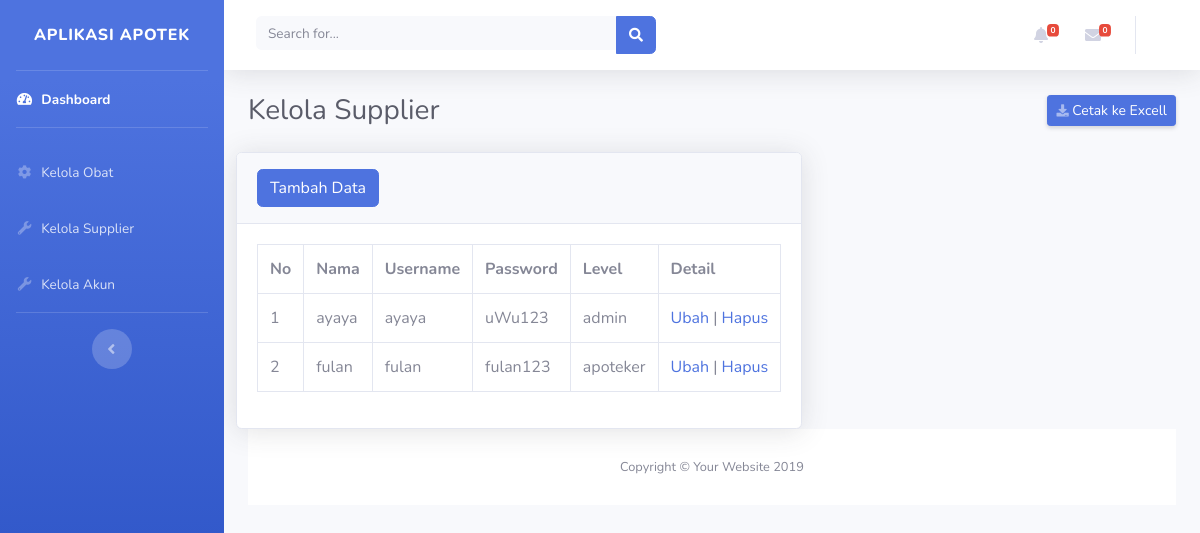
The app's page /admin_kelola_akun.php, older data.
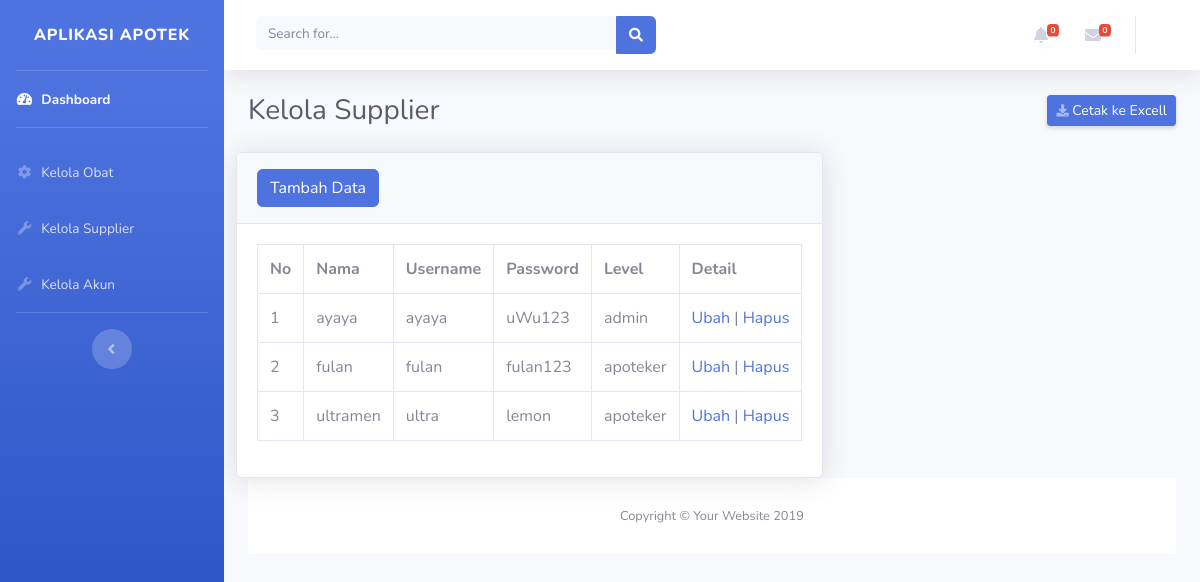
The same page, newer data.
### tables this page shows
CREATE TABLE `user` (
  `id` int(11) NOT NULL,
  `nama` varchar(255) NOT NULL,
  `username` varchar(255) NOT NULL,
  `password` varchar(255) NOT NULL,
  `level` varchar(20) NOT NULL
);

### admin_kelola_akun.php (the view, shortened to what the changed rows need)
<!DOCTYPE html>
<html lang="en">
<head>
  <link href="vendor/fontawesome-free/css/all.min.css" rel="stylesheet" type="text/css">
  <link href="css/sb-admin-2.min.css" rel="stylesheet">
</head>
<body id="page-top">
  <div id="wrapper">
    <div id="content-wrapper" class="d-flex flex-column">
      <div id="content">
        <div class="container-fluid">
          <div class="d-sm-flex align-items-center justify-content-between mb-4">
            <h1 class="h3 mb-0 text-gray-800">Kelola Supplier</h1>
          </div>
          <div class="row">
          <br/>
          <br/>
          <div class="card shadow mb-">
            <div class="card-body">
            <div class="table-responsive">
              <table class="table table-bordered" id="dataTable" width="100%" cellspacing="0">
              <form action="proses_tambah_akun.php" method="POST">
                <tr>
                    <th>No</th>
                    <th>Nama</th>
                    <th>Username</th>
                    <th>Password</th>
                    <th>Level</th>
                    <th>Detail</th>
                  </tr>
                  <form action="proses_tambah_akun.php" method="POST">
                  <?php
                        $koneksi = mysqli_connect('localhost', 'root', '', 'impal');
                        $query_mysqli = mysqli_query($koneksi, "SELECT * FROM user")or die(mysqli_error($koneksi));
                    $nomor = 1;
                    while($akun_data = mysqli_fetch_array($query_mysqli)){
                    ?>
                    <tr>
                      <td><?php echo $nomor++; ?></td>
                      <td><?php echo $akun_data['nama']; ?></td>
                      <td><?php echo $akun_data['username']; ?></td>
                      <td><?php echo $akun_data['password']; ?></td>
                      <td><?php echo $akun_data['level']; ?></td>
                      <td>
                        <a href="form_edit_akun.php?aksi=update&id=<?php echo $akun_data['id']; ?>&nama=<?php echo $akun_data['nama']; ?>&username=<?php echo $akun_data['username']; ?>&password=<?php echo $akun_data['password']; ?>&level=<?php echo $akun_data['level']; ?>">Ubah</a> |
					              <a href="proses_tambah_akun.php?aksi=delete&id=<?php echo $data['id']; ?>">Hapus</a>
                      </td>
                    </tr>
                    <?php } ?>
                </table>
                </div>
              </div>
         </div>
      </div>
    </div>
  </div>
</body>
</html>

Row changes from the older to the newer data that the page shows:
added user: nama "ultramen", username "ultra", password "lemon", level "apoteker"
